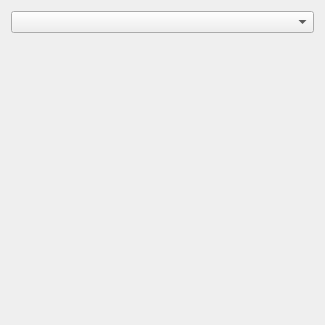
<?xml version="1.0" encoding="UTF-8"?>
<ui version="4.0">
 <class>subjectHeierarchyIssue</class>
 <widget class="qMRMLWidget" name="subjectHeierarchyIssue">
  <property name="geometry">
   <rect>
    <x>0</x>
    <y>0</y>
    <width>325</width>
    <height>325</height>
   </rect>
  </property>
  <layout class="QVBoxLayout" name="verticalLayout">
   <item>
    <widget class="qMRMLSubjectHierarchyComboBox" name="SubjectHierarchyComboBox">
     <property name="includeItemAttributeNamesFilter">
      <stringlist notr="true"/>
     </property>
     <property name="includeNodeAttributeNamesFilter">
      <stringlist notr="true"/>
     </property>
     <property name="excludeItemAttributeNamesFilter">
      <stringlist notr="true"/>
     </property>
     <property name="excludeNodeAttributeNamesFilter">
      <stringlist notr="true"/>
     </property>
     <property name="SlicerParameterName" stdset="0">
      <string>subjectComboBox</string>
     </property>
    </widget>
   </item>
   <item>
    <spacer name="verticalSpacer">
     <property name="orientation">
      <enum>Qt::Vertical</enum>
     </property>
     <property name="sizeHint" stdset="0">
      <size>
       <width>20</width>
       <height>40</height>
      </size>
     </property>
    </spacer>
   </item>
  </layout>
 </widget>
 <customwidgets>
  <customwidget>
   <class>ctkComboBox</class>
   <extends>QComboBox</extends>
   <header>ctkComboBox.h</header>
  </customwidget>
  <customwidget>
   <class>qMRMLWidget</class>
   <extends>QWidget</extends>
   <header>qMRMLWidget.h</header>
   <container>1</container>
  </customwidget>
  <customwidget>
   <class>qMRMLSubjectHierarchyComboBox</class>
   <extends>ctkComboBox</extends>
   <header>qMRMLSubjectHierarchyComboBox.h</header>
  </customwidget>
 </customwidgets>
 <resources/>
 <connections/>
</ui>
